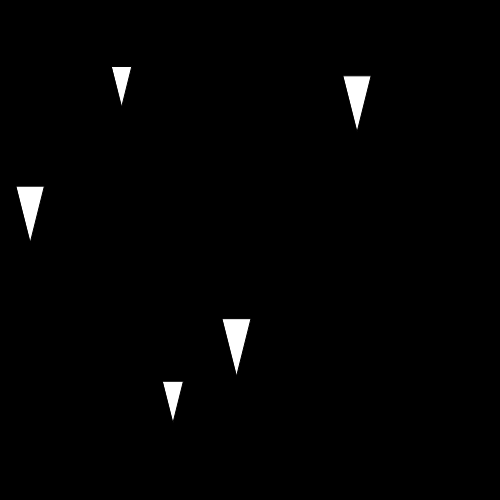
Frame 1 (no input)
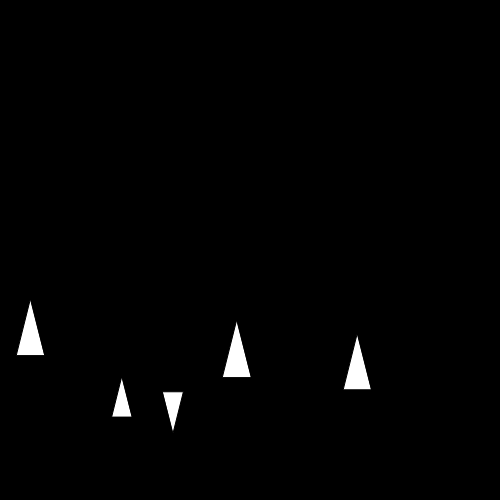
Frame 60 (no input)
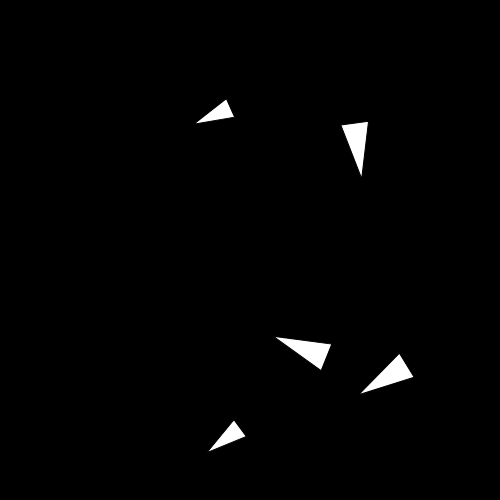
Frame 120 (the mouse pressed at the canvas centre since frame 60)

The p5.js sketch that drew these frames (run headless with seeded random() and noise() and a simulated clock; from frame 60 on, the mouse is pressed at the canvas centre):

// p5.js sketch
// ── sketch.js
var balls = [];

function setup() {
  
  createCanvas (500,500);
  //translate(-250, -250);
  for (var i = 0; i < 5; i++) {
    balls[i] = new ball();
  }
  grav=createVector(0,0.3);
  Fgrav=createVector(0,0);

  wind=createVector(0.6,0)
  
}

function draw() {
  background(0);
  for (var j = 0; j < balls.length ; j++){

    Fgrav.set(grav.x,grav.y);
    

    balls[j].aplyForce(Fgrav.mult(balls[j].m));

    if (mouseIsPressed){
      balls[j].aplyForce(wind)
    }
    
    


    balls[j].move(); 
    balls[j].draw();
    
    
  }
  
} 
// ── Dots.js
function ball() {
  
  this.pos=createVector(random(width),random(height))
  //this.x = random(width);
  //this.y = random(height);
  this.speed=createVector(0,0)
  //this.xspeed=0;
  //this.yspeed=0;
  this.acc=createVector(0,0)
  //this.xgravity;
  //this.ygravity;
  
  this.m=random(1,2);
  this.r=8*this.m
  this.f=createVector(0,0)
  this.alfa=0
  
  this.draw = function(){
    translate(this.pos.x,this.pos.y)
    rotate(this.alfa)
    triangle(0,-this.r*2,-this.r,2*this.r,this.r,2*this.r)
    rotate(-this.alfa)


    //ellipse(0,0,this.m*20,this.m*20)//(this.pos.x, this.pos.y, this.m*20,this.m*20);
    translate(-this.pos.x,-this.pos.y)
    
    
  }
  
  this.move = function(){
    
    
    this.speed.add(this.acc)
    this.pos.add(this.speed)
    this.acc.set(0,0)

    if (this.pos.x < 0||width < this.pos.x){
      this.speed.x= -1*this.speed.x
      this.pos.add(this.speed);
    }
    if (this.pos.y < 0||height < this.pos.y){
      this.speed.y= -1*this.speed.y
      this.pos.add(this.speed);
    }


    this.alfa=this.speed.heading()+PI/2


  }
  this.aplyForce = function(force){
    this.f.set(0,0)
    this.f.set(force.x,force.y)
    this.f.div(this.m)
    this.acc.add(this.f)
    
  }
  
   
}
